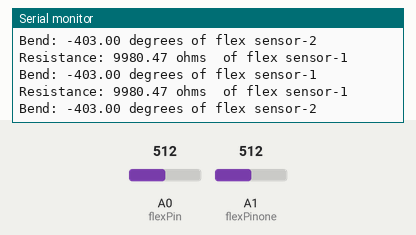
Simulated run of this sketch. Board: Arduino Uno, built with avr-gcc and run on an emulated ATmega328P. Shown: the last lines printed to the serial monitor. The test bench sets the inputs (shaded band); at power-on: A0 (flexPin) = 512, A1 (flexPinone) = 512.

Above: at 1.4 s.
1.5 s: A0 (flexPin) set to 126
At 2.27 s:
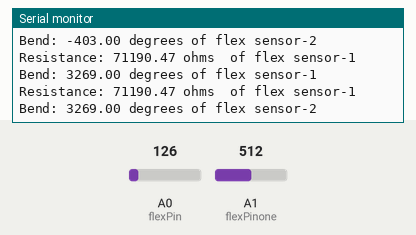
3.0 s: A0 (flexPin) set to 110
At 3.52 s:
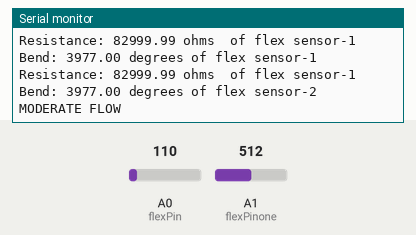
Timing chart, 0 to 6.0 s (numbered marks = the images above; inputs shaded):
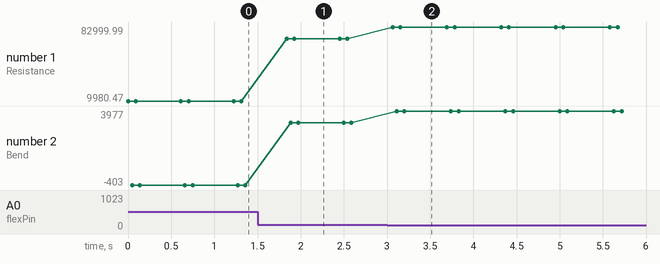

Measured:
- the behaviour switches between 121 and 120 on A0 (flexPin) (found by bisection; images 1 and 2)
- after the input at 1.5 s, the serial monitor: prints a new line after 0.34 s (image 1)
- after the input at 3.0 s, the serial monitor: prints a new line after 0.06 s (image 2)
- plotted number 1: 9980.47 → 71190.47 after the input at 1.5 s, 71190.47 → 82999.99 after the input at 3.0 s
- plotted number 2: -403 → 3269 after the input at 1.5 s, 3269 → 3977 after the input at 3.0 s

The sketch:

flex_doubleflex.ino
```cpp
const int flexPin = A0;
const int flexPinone=A1;

// Pin connected to voltage divider output

// Change these constants according to your project's design
const float VCC = 5;      // voltage at Ardunio 5V line
const float R_DIV = 10000.0;  // resistor used to create a voltage divider
const float flatResistance = 16700.0; // resistance when flat
const float bendResistance = 18200.0;  // resistance at 90 deg

void setup() {
  Serial.begin(9600);
  pinMode(flexPin, INPUT);
  pinMode(flexPinone,INPUT);
}

void loop() {

  //for first flex sensor

  // Read the ADC, and calculate voltage and resistance from it
  int ADCflex = analogRead(flexPin);
  float Vflex = ADCflex * VCC / 1023.0;
  float Rflex = R_DIV * (VCC / Vflex - 1.0);
  Serial.println("Resistance: " + String(Rflex) + " ohms  of flex sensor-1");

  // Use the calculated resistance to estimate the sensor's bend angle:
  float angle1 = map(Rflex, flatResistance, bendResistance, 0, 90.0);
  Serial.println("Bend: " + String(angle1) + " degrees of flex sensor-1");
  Serial.println();

  //for 2nd flex sensor

  int ADCflexone = analogRead(flexPinone);
  float Vflex1 = ADCflexone * VCC / 1023.0;
  float Rflex1 = R_DIV * (VCC / Vflex - 1.0);
  Serial.println("Resistance: " + String(Rflex1) + " ohms  of flex sensor-1");

  // Use the calculated resistance to estimate the sensor's bend angle:
  float angle2 = map(Rflex1, flatResistance, bendResistance, 0, 90.0);
  Serial.println("Bend: " + String(angle2) + " degrees of flex sensor-2");
  Serial.println();

  if((angle1>6000)&& (angle2>6000)){
    Serial.println("GOOD FLOW");
  }
  if((angle1>3500) && (angle2>3500)){
    Serial.println("MODERATE FLOW");
  }
  if((angle1 && angle2 ==2050)){
    Serial.println("NO FLOW OF WATER OR BLOACKAGE");
  }
  delay(500);
}


/* Author : Devansh and Bhuvaneshwari*/
```
